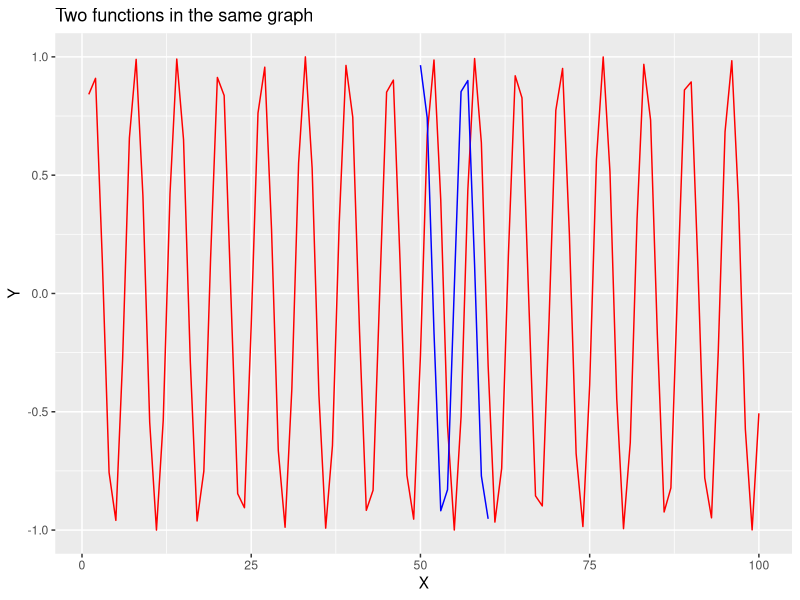
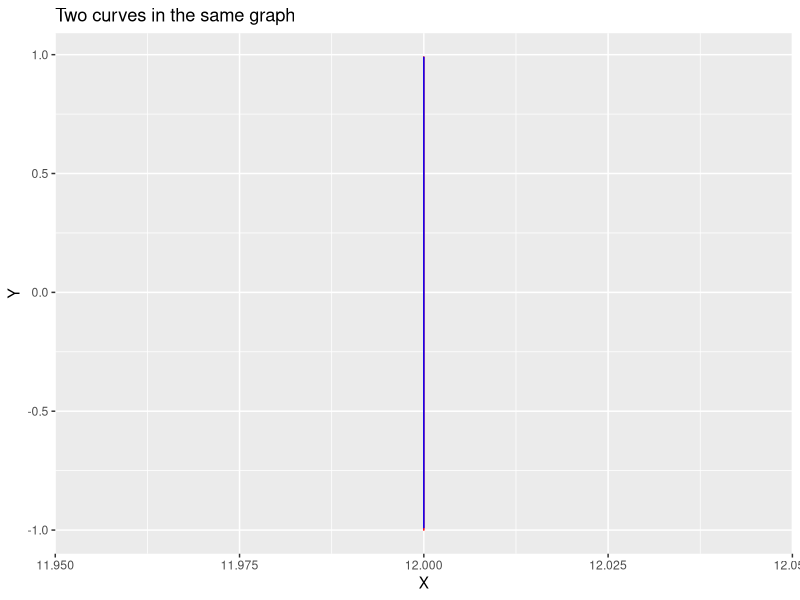
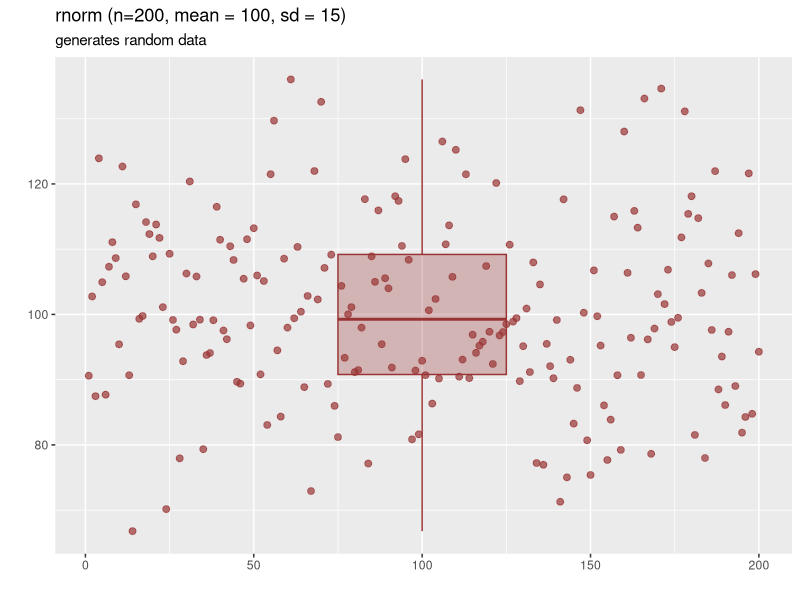
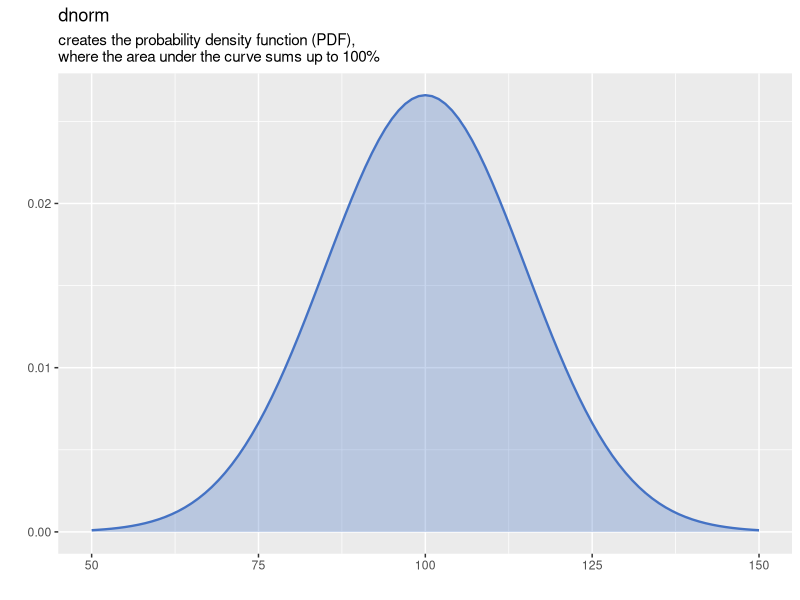
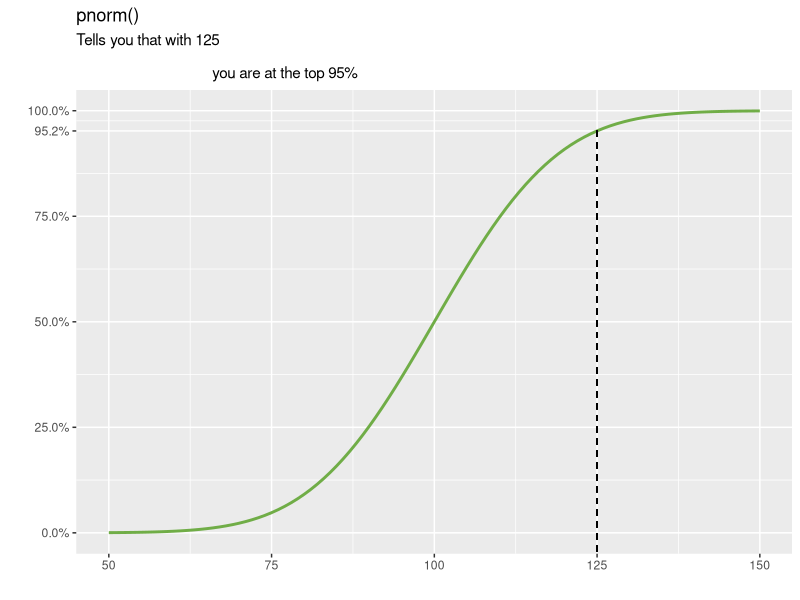
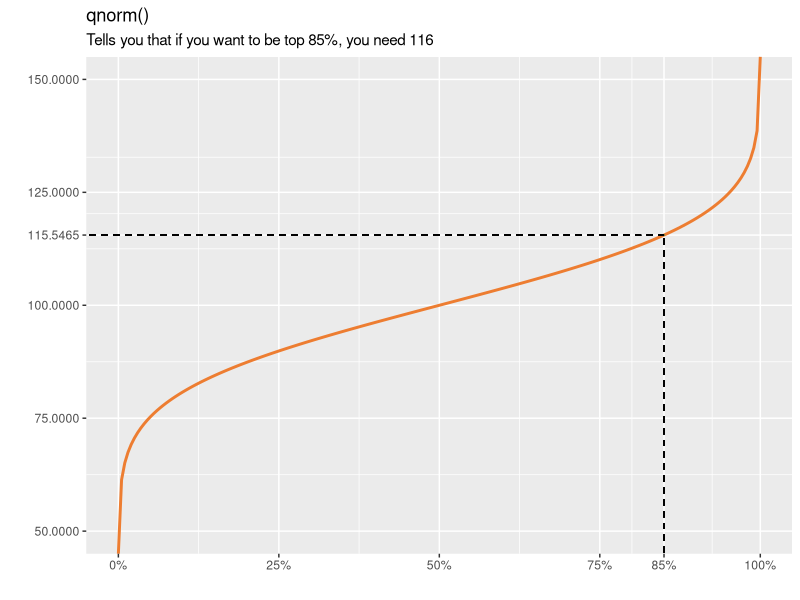
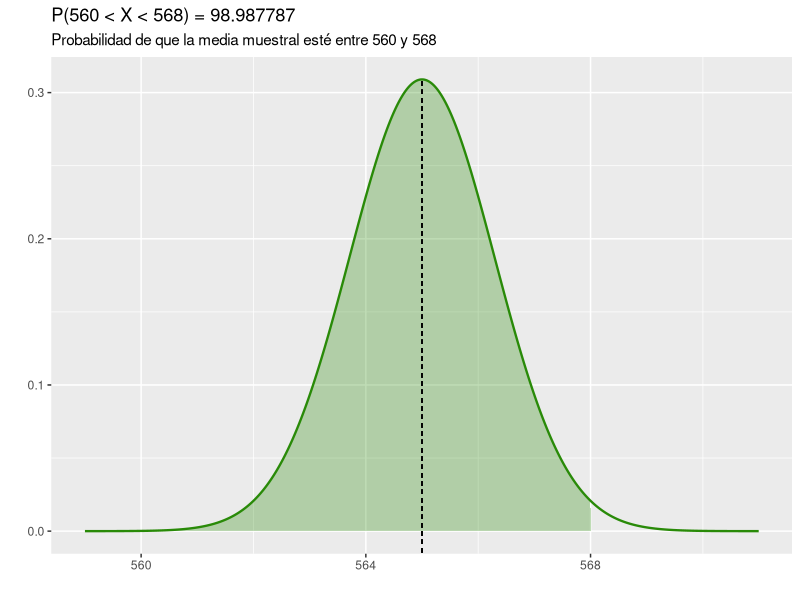
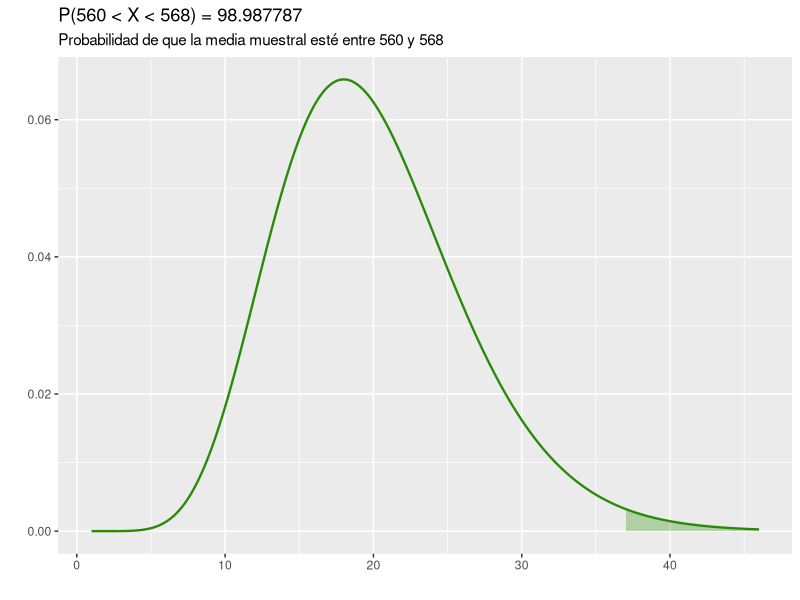

Write the R code that produced these figures, in order.
## ---- chunk 1
variable <- 123.4
a=0; b=1; c=3e9; d=exp(0) #(;)Forza salto de línea
## ---- chunk 2
rm(a,b)
rm (list=ls()) #Borrar todas
## ---- chunk 3
numeric <- 1.2
class (numeric)

character <- "Hola"
class (character)

interger <- as.integer(1)
class(interger)

logical <- FALSE
class (logical)

complex <- 1+1i
class(complex)

vector <- c("categ1", "categ2","categ2","categ3","categ5","categ3",
       "categ1", "categ1","categ5","categ1","categ4","categ1",
       "categ1", "categ5","categ2","categ2","categ1","categ1",
       "categ1", "categ6","categ4","categ4","categ3","categ3")
factor <- factor(vector)
factor
class (factor)

fecha <- as.Date("2022-01-01")
class (fecha)


## ---- chunk 4
x <- 1
class(x)

x <- as.integer(x)
x
class (x)

x <- as.character(x)
x
class (x)

x <- as.complex(x)
x
class (x)

x <- as.logical(x)
x
class (x)

x <- as.factor(x)
x
class (x)

## ---- chunk 5
fecha <- as.Date("2023-01-01")
fecha+390


## ---- chunk 6
name <- "Wolfgang"
substring(name,1,2)
## ---- chunk 7
function_name <- function(arg1, arg2, ...) {
  # Function body
  # Statements to be executed
  # Return value
  return(value)
}
## ---- chunk 8
great_3_numbers <- function(a,b,c){
  resut <- max(a,b,c)
  return (resut)
  }

great_3_numbers(5, 9, 83)

## ---- chunk 9
vct <- c(1,2,3)
vct
vct[1:2]
## ---- chunk 10
vct <- c(1,2,3,4,7,9,2,58,8,9,2,5,8)
vct[vct>7]
## ---- chunk 11
col <- seq (1,10,2)
fil <- seq(1,10,2)
c(col, fil)
cbind(col,fil)
rbind (col,fil)
## ---- chunk 12
X <- seq (0,10,2)
Y <- seq (0,15,3)

X
Y
print("Operaciones")
X + Y
X * Y
X %*% Y

length(Y)
## ---- chunk 13
# rnorm(n=1) 
# rnorm(n=10)
rnorm(n=10, mean = 100)
rnorm(n=10, mean = 100, sd = 1 )
rnorm(n=10, mean = 100, sd = .01) 
rnorm(n=10, mean = 100, sd = 10)


## ---- chunk 14
# Load the tidyverse library
library(tidyverse)

# Create a data frame with two functions
df = data.frame(x = 1:100, y1 = sin(1:100), y2 = cos(1:100))

# Trim one of the functions
df_trimmed = df %>% filter(x >= 50 & x <= 60)

# Plot the two functions in the same graph
ggplot(df, aes(x = x)) +
  geom_line(aes(y = y1), color = "red") +
  geom_line(data = df_trimmed, aes(y = y2), color = "blue") +
  labs(x = "X", y = "Y") +
  ggtitle("Two functions in the same graph")

## ---- chunk 15
# Create a data frame with two curves
df = data.frame(x = c(12), y1 = sin(1:20), y2 = cos(1:20))

# Plot the two curves in the same graph
ggplot(df, aes(x = x)) +
  geom_line(aes(y = y1), color = "red") +
  geom_line(aes(y = y2), color = "blue") +
  labs(x = "X", y = "Y") +
  ggtitle("Two curves in the same graph")

## ---- chunk 16
library(tidyverse)


# CONFIGURACION #

set.seed(1)
random_normales_df = data.frame(
                                r = rnorm(200, mean = 100, sd = 15),
                                value = 1:200,
                                box = 100)
#No sé por qué estaba la siguiente línea de código
datos_poligono = data.frame(
                            x = c(50,
                                  seq(from = 50 , to = 150, by = 0.5),
                                  150),
                            y = c(0, 
                                  dnorm(seq(from = 50, to = 150, by = 0.5),
                                        mean = 100,sd =15),
                                  0))
## ---- chunk 17

# Grafica Básica #

random_grafica = random_normales_df %>% ggplot() +
  geom_boxplot(aes(x=box,y=r),
               width=50 , alpha = 0.3,
               fill = "#9A3434", color = "#9A3434") + 
  geom_point(aes(x=value, y = r),
             size = 2 , alpha = 0.7, color = "#9A3434") +
  labs(x = "", y = "") + 
    ggtitle(label ="rnorm (n=200, mean = 100, sd = 15)" , subtitle = "generates random data")

random_grafica
## ---- chunk 18
grafica_densidad = data.frame(
  x=50:150,
  y=dnorm(x = 50:150, mean = 100, sd = 15))%>% ggplot(aes(x=x, y=y))+
                                geom_polygon(data=datos_poligono,
                                                   aes(x=x, y=y),
                                                   fill="#4472C4",
                                                   alpha = 0.3) +
                                geom_line(linewidth=0.8,
                                          color="#4472C4")+
                                labs(x="",y="")+
                                ggtitle(label = "dnorm",subtitle = "creates the probability density function (PDF), \nwhere the area under the curve sums up to 100%")

grafica_densidad
## ---- chunk 19
pnorm_x = 125
pnorm_y = pnorm(q = pnorm_x, mean=100,sd=15)

p_plot = data.frame(
                    x=50:150,
                    y=pnorm(q=50:150,mean=100,sd=15)) %>% ggplot(aes(x=x, y=y))+
              geom_line(linewidth=1,color = "#70AD47") + 
              labs(x = "", y = "") +
              scale_y_continuous(
                labels = scales::percent,
                breaks = c(0, 0.25, 0.5, 0.75,pnorm_y,1)) +
              ggtitle(label = "pnorm()",
                      subtitle = "Tells you that with 125\n
                                  you are at the top 95%")+
              geom_segment(x = pnorm_x, xend = pnorm_x,
                           y=-0.1,yend=pnorm_y,
                           linetype = "dashed") 

  

p_plot
## ---- chunk 20
qnorm_x = 0.85
qnorm_y= qnorm(p = qnorm_x, mean =100, sd = 15)

q_plot = data.frame(x = seq (from = 0, to = 1, by = 0.005),
                    y = qnorm(p = seq(0,1,0.005),mean = 100,sd=15)
                    ) %>% ggplot(aes(x=x, y=y)
                                )+
                                geom_line(linewidth=1,color = "#ED7D31") + 
                                labs(x = "", y = "") +
                                scale_x_continuous(
                                  labels = scales::percent,
                                  breaks = c(0, 0.25, 0.5, 0.75,qnorm_x,1)) +
                                scale_y_continuous(
                                  #labels = scales::percent,
                                  breaks = c(50,75, 100, 125,qnorm_y,150),
                                  limits = c(50,150)) +
                              ggtitle(label = "qnorm()",
                                      subtitle = "Tells you that if you want to be top 85%, you need 116")+
                              geom_segment(x = qnorm_x, xend = qnorm_x,
                                           y=40,yend=qnorm_y,
                                           linetype = "dashed") +
                              geom_segment(x = -0.1, xend = qnorm_x,
                                           y=qnorm_y,yend=qnorm_y,
                                           linetype= "dashed") 



q_plot

## ---- chunk 21
example_sample = sample(x = c(0,1),2) # es una muestra sin repetición
f1_x1 = c(1)
desde = 0
hasta = 10
salto = 0.1

x_1 = seq.int(from = desde, to = hasta, by = salto)
f1_x1 = x_1^2
f2_x1 = x_1^3
f3_x1 = x_1^4


df_1 = data.frame(x_1,f1_x1,f2_x1,f3_x1)
#View(df_1) # para ver los dataframes
head (df_1,5)
tail (df_1,5)
nuevo_dato = c (hasta + salto ,(hasta + salto)^2,(hasta + salto)^3, (hasta + salto)^4)


### UNIR FILA DATOS ###

df_2 = rbind(df_1,nuevo_dato)

### UNIR COLUMNA DE DATOS ###

dummy_col1_vector <- df_2[ , 4]

f4_x1 = (df_2$x_1)^1.3 # Así accedemos a los datos completos de una columna

df_3 = cbind(df_2,f4_x1)

###

colnames(df_3) = c("x","f1(x)","f2(x)","f3(x)","f4(x)")
colnames(df_3)

###

subsetdf3 = subset(df_3,x>5)




## ---- chunk 22

## ---- chunk 23
tamano_muestra = 9
media_pob = 565
var_pob = 15
desv_muestral = sqrt(var_pob/(tamano_muestra))

cota_inferior = 560
cota_superior = 568

p_intervalo = (pnorm(cota_superior,media_pob,desv_muestral)-pnorm(cota_inferior,media_pob,desv_muestral))*100 

print(p_intervalo)

## ---- chunk 24

library(tidyverse)

sigma_5 <- 5 * desv_muestral
cota_inf_sigma5 <- round((media_pob - sigma_5), 0)
cota_sup_sigma5 <- round((media_pob + sigma_5), 0)
step_intervalo_sigma5 <- (2 * sigma_5 / 1000)

x <- seq(from = cota_inf_sigma5, to = cota_sup_sigma5, by = step_intervalo_sigma5)
y <- dnorm(x, mean = media_pob, sd = desv_muestral)

datos_normal_1 <- data.frame(x, y)
datos_truncos <- datos_normal_1 %>% filter(x >= cota_inferior & x <= cota_superior)

graf_problem_6 <- datos_normal_1 %>% ggplot(aes(x = x, y = y)) +
  geom_line(
    data = datos_normal_1,
    aes(x = x, y = y),
    linewidth = 0.8,
    color = "#298A08"
  ) +
  geom_area(
    data = datos_truncos,
    aes(y = y),
    fill = "#298A08",
    alpha = 0.3
  ) +
  geom_segment(
    x = media_pob, xend = media_pob,
    y = -0.1, yend = dnorm(media_pob,media_pob,desv_muestral),
    linetype = "dashed",
    linewidth = 0.1,
  )+
labs(x = "", y = "") +
  ggtitle(label = sprintf("P(%d < X < %d) = %f" , cota_inferior, cota_superior, p_intervalo), subtitle = sprintf("Probabilidad de que la media muestral esté entre %d y %d", cota_inferior, cota_superior))

graf_problem_6
round

## ---- chunk 25
    tamano_muestra_7 = 21
    media_pob_7 = 10
    desv_est_pob_7 = 0.9
    var_pob_7 = desv_est_pob_7^2

    cota_inferior_7 = 1.5
    cota_superior_7 = NA

    cota_inf_chisq = ((tamano_muestra_7-1)/(var_pob_7))*cota_inferior_7

    print(cota_inf_chisq)

## ---- chunk 26

    library(tidyverse)

    cota_inf_sigma_7 <- round((media_pob_7 - 10 * desv_est_pob_7), 0)
    cota_sup_sigma_7 <- round((media_pob_7 + 40 * desv_est_pob_7), 0)
    step_intervalo_sigma5 <- (2 * desv_est_pob_7 / 1000)

    x_7 <- seq(from = cota_inf_sigma_7, to = cota_sup_sigma_7, by = step_intervalo_sigma5)
    y_7 <- dchisq(x_7, df = (tamano_muestra_7-1))

    datos_normal_7 <- data.frame(x_7, y_7)
    datos_truncos_7 <- datos_normal_7 %>% filter(x_7 >= cota_inf_chisq)

    graf_problem_6 <- datos_normal_7 %>% ggplot(aes(x = x_7, y = y_7)) +
      geom_line(
        data = datos_normal_7,
        aes(x = x_7, y = y_7),
        linewidth = 0.8,
        color = "#298A08"
      ) +
      geom_area(
        data = datos_truncos_7,
        aes(y = y_7),
        fill = "#298A08",
        alpha = 0.3

      )+
    labs(x = "", y = "") +
      ggtitle(label = sprintf("P(%d < X < %d) = %f" , cota_inferior, cota_superior, p_intervalo), subtitle = sprintf("Probabilidad de que la media muestral esté entre %d y %d", cota_inferior, cota_superior))

    graf_problem_6
    round
